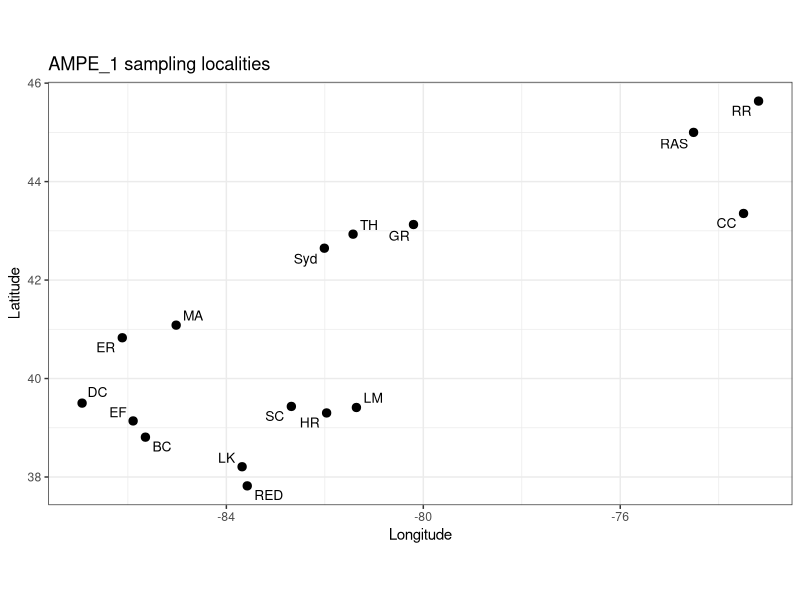
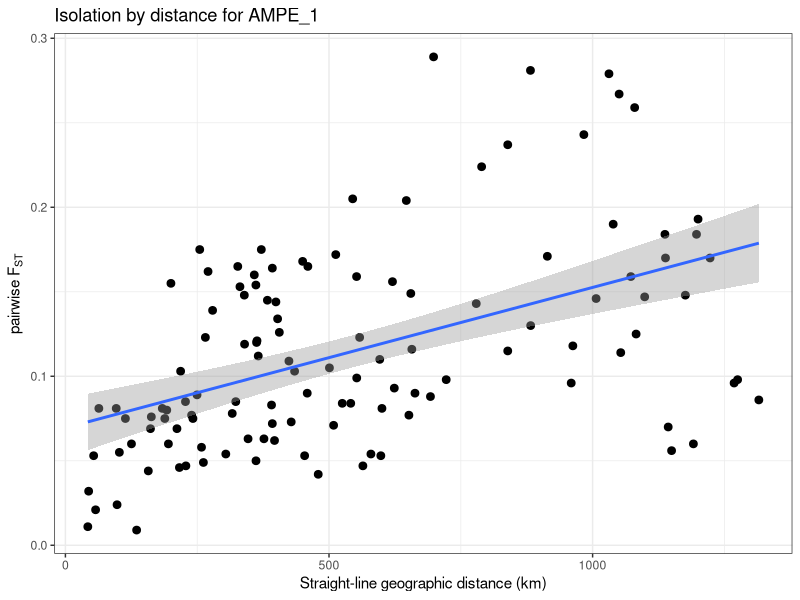

Recreate these plots in R, in order. (Note: this script raises an error after producing the figures.)
############################
## AMPE_1 workflow
## 1) site coordinates
## 2) pairwise FST matrix
## 3) long-format site-pair data frame
## 4) optional IBD plot using straight-line distance
############################

library(ggplot2)
library(ggrepel)
library(geosphere)

# -------------------------
# 1) Site coordinates
# -------------------------
# These are the sampling coordinates for the 16 rivers.
# Object name requested: AMPE_1_coords

AMPE_1_coords <- data.frame(
  site = c("ER","EF","BC","DC","LK","RED","LM","HR","SC","MA","Syd","TH","GR","RAS","RR","CC"),
  full_name = c(
    "Eel River",
    "East Fork White River",
    "Big Creek",
    "Deer Creek",
    "Licking River",
    "Red River",
    "Little Muskingum River",
    "Hocking River main",
    "Salt Creek",
    "Maumee River main",
    "Sydenham River",
    "Thames River upper",
    "Grand River upper",
    "Riviere au Saumon",
    "Richelieu River",
    "Champlain Canal"
  ),
  lat = c(
    40.828056,
    39.138611,
    38.809167,
    39.500556,
    38.208333,
    37.819722,
    39.411667,
    39.300833,
    39.433333,
    41.084167,
    42.646944,
    42.931944,
    43.127778,
    44.999167,
    45.635000,
    43.352500
  ),
  lon = c(
    -86.113889,
    -85.893889,
    -85.643889,
    -86.930278,
    -83.680278,
    -83.575833,
    -81.358611,
    -81.963889,
    -82.680000,
    -85.019722,
    -82.009722,
    -81.426389,
    -80.199167,
    -74.510556,
    -73.190556,
    -73.495556
  ),
  stringsAsFactors = FALSE
)

AMPE_1_coords

# -------------------------
# Quick map of sampling sites
# -------------------------
ggplot(AMPE_1_coords, aes(lon, lat)) +
  geom_point(size = 2.5) +
  geom_text_repel(aes(label = site), size = 3.5) +
  coord_fixed() +
  theme_bw() +
  labs(
    x = "Longitude",
    y = "Latitude",
    title = "AMPE_1 sampling localities"
  )

# -------------------------
# 2) Pairwise FST matrix
# -------------------------
# Values below are entered ROW-WISE from the published table
# (row 2, then row 3, then row 4, etc.)

sites <- AMPE_1_coords$site

fst_vals <- c(
  0.075,
  0.085, 0.011,
  0.076, 0.024, 0.009,
  0.160, 0.103, 0.081, 0.078,
  0.144, 0.089, 0.069, 0.063, 0.032,
  0.103, 0.072, 0.063, 0.042, 0.075, 0.049,
  0.164, 0.119, 0.085, 0.073, 0.080, 0.046, 0.053,
  0.153, 0.139, 0.123, 0.112, 0.069, 0.060, 0.075, 0.081,
  0.081, 0.047, 0.058, 0.077, 0.148, 0.145, 0.120, 0.165, 0.162,
  0.062, 0.071, 0.084, 0.084, 0.172, 0.159, 0.121, 0.175, 0.154, 0.054,
  0.053, 0.047, 0.054, 0.053, 0.123, 0.110, 0.083, 0.126, 0.134, 0.050, 0.021,
  0.099, 0.077, 0.090, 0.088, 0.156, 0.149, 0.109, 0.168, 0.165, 0.090, 0.044, 0.055,
  0.114, 0.070, 0.056, 0.060, 0.159, 0.147, 0.115, 0.130, 0.171, 0.096, 0.116, 0.081, 0.105,
  0.148, 0.096, 0.098, 0.086, 0.184, 0.170, 0.118, 0.146, 0.190, 0.125, 0.143, 0.098, 0.093, 0.060,
  0.259, 0.170, 0.184, 0.193, 0.279, 0.267, 0.224, 0.237, 0.281, 0.243, 0.289, 0.204, 0.205, 0.155, 0.175
)

AMPE_1_fst <- matrix(
  0,
  nrow = length(sites),
  ncol = length(sites),
  dimnames = list(sites, sites)
)

# lower-triangle coordinates in ROW-WISE order
lt_idx <- which(lower.tri(AMPE_1_fst), arr.ind = TRUE)
lt_idx <- lt_idx[order(lt_idx[, 1], lt_idx[, 2]), ]

# fill lower triangle row-wise
AMPE_1_fst[lt_idx] <- fst_vals

# mirror to upper triangle
AMPE_1_fst[upper.tri(AMPE_1_fst)] <- t(AMPE_1_fst)[upper.tri(AMPE_1_fst)]

AMPE_1_fst  # QC
round(AMPE_1_fst, 3)

# -------------------------
# 3) Convert FST matrix to long format
# -------------------------
# Keep only one copy of each pair (lower triangle).

pair_idx <- lower.tri(AMPE_1_fst)

AMPE_1_ibd_df <- data.frame(
  site1 = rownames(AMPE_1_fst)[row(AMPE_1_fst)[pair_idx]],
  site2 = colnames(AMPE_1_fst)[col(AMPE_1_fst)[pair_idx]],
  fst = AMPE_1_fst[pair_idx],
  stringsAsFactors = FALSE
)

head(AMPE_1_ibd_df)

# -------------------------
# 4) Optional straight-line distance + IBD plot
# -------------------------
# No river-distance matrix is available for this dataset,
# so this uses great-circle geographic distance (km).

AMPE_1_geodists <- geosphere::distm(
  x = AMPE_1_coords[, c("lon", "lat")],
  fun = geosphere::distGeo
) / 1000

rownames(AMPE_1_geodists) <- AMPE_1_coords$site
colnames(AMPE_1_geodists) <- AMPE_1_coords$site

AMPE_1_ibd_df$geo_distance_km <- AMPE_1_geodists[pair_idx]

ggplot(AMPE_1_ibd_df, aes(geo_distance_km, fst)) +
  geom_point(size = 2.3) +
  geom_smooth(method = "lm", se = TRUE) +
  theme_bw() +
  labs(
    x = "Straight-line geographic distance (km)",
    y = expression(pairwise~F[ST]),
    title = "Isolation by distance for AMPE_1"
  )

# -------------------------
# Save outputs
# -------------------------

# path
save_dir <- "/Users/johnmccall/Library/CloudStorage/OneDrive-TheOhioStateUniversity/Spring_2026/Landgen_DGS/DGS-Patterns-of-Fish-Diversity/DGS-Patterns-of-Fish-Diversity/Objective 2/Data/AMPE-1/data"

# save fst, coords, geographic distances, and long-format df
save(
  AMPE_1_fst,
  AMPE_1_coords,
  #AMPE_1_geodists,
  #AMPE_1_ibd_df,
  file = file.path(save_dir, "AMPE_1.RData")
)
